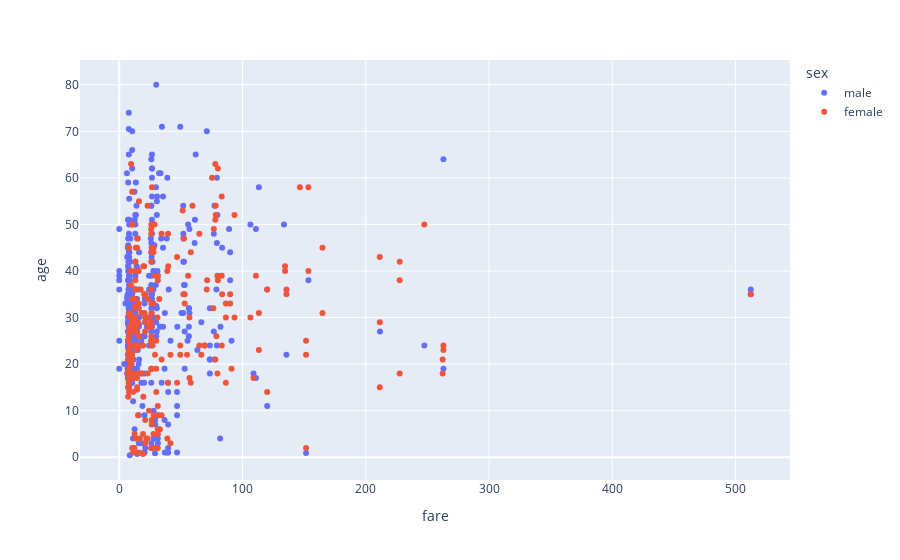

The code cell stored with this chart in its notebook:
### Code cell
# make scatter plot via plotly
import plotly.express as px

fig = px.scatter(df, x = 'fare', y = 'age', color = 'sex' )
fig.show()

### Figure 1 — Plotly figure (JSON) as saved in the notebook; plotly's stock layout.template omitted (floating-point values rounded to 4 significant figures; data arrays with more than 128 entries replaced by an {"elided": "..."} marker saying what was removed)
{"data": [{"hovertemplate": "sex=male<br>fare=%{x}<br>age=%{y}<extra></extra>", "legendgroup": "male", "marker": {"color": "#636efa", "symbol": "circle"}, "mode": "markers", "name": "male", "orientation": "v", "showlegend": true, "type": "scatter", "x": {"elided": "577 float values"}, "xaxis": "x", "y": {"elided": "577 float values"}, "yaxis": "y"}, {"hovertemplate": "sex=female<br>fare=%{x}<br>age=%{y}<extra></extra>", "legendgroup": "female", "marker": {"color": "#EF553B", "symbol": "circle"}, "mode": "markers", "name": "female", "orientation": "v", "showlegend": true, "type": "scatter", "x": {"elided": "314 float values"}, "xaxis": "x", "y": {"elided": "314 float values"}, "yaxis": "y"}], "layout": {"legend": {"title": {"text": "sex"}, "tracegroupgap": 0}, "margin": {"t": 60}, "xaxis": {"anchor": "y", "domain": [0, 1], "title": {"text": "fare"}}, "yaxis": {"anchor": "x", "domain": [0, 1], "title": {"text": "age"}}}}
